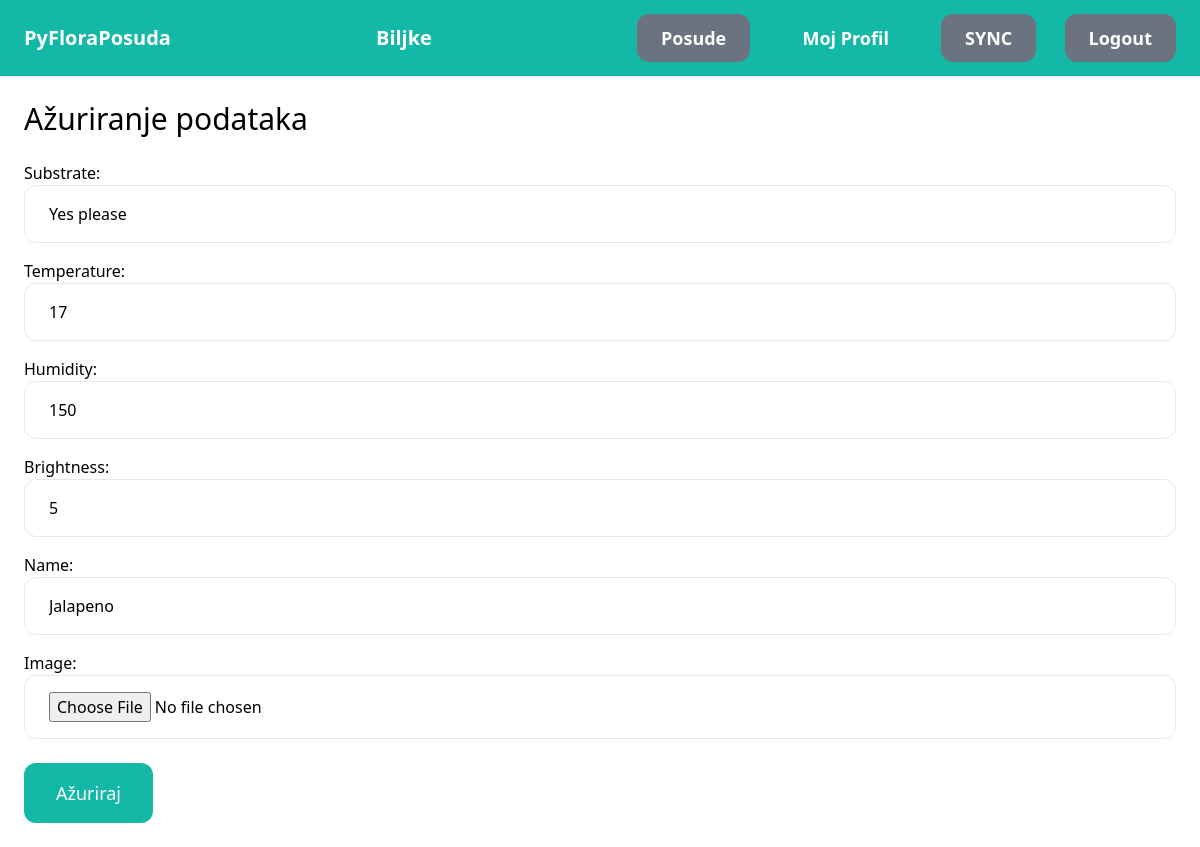
/biljke/6/promjena/ (signed in), run on an earlier commit of the app's database.
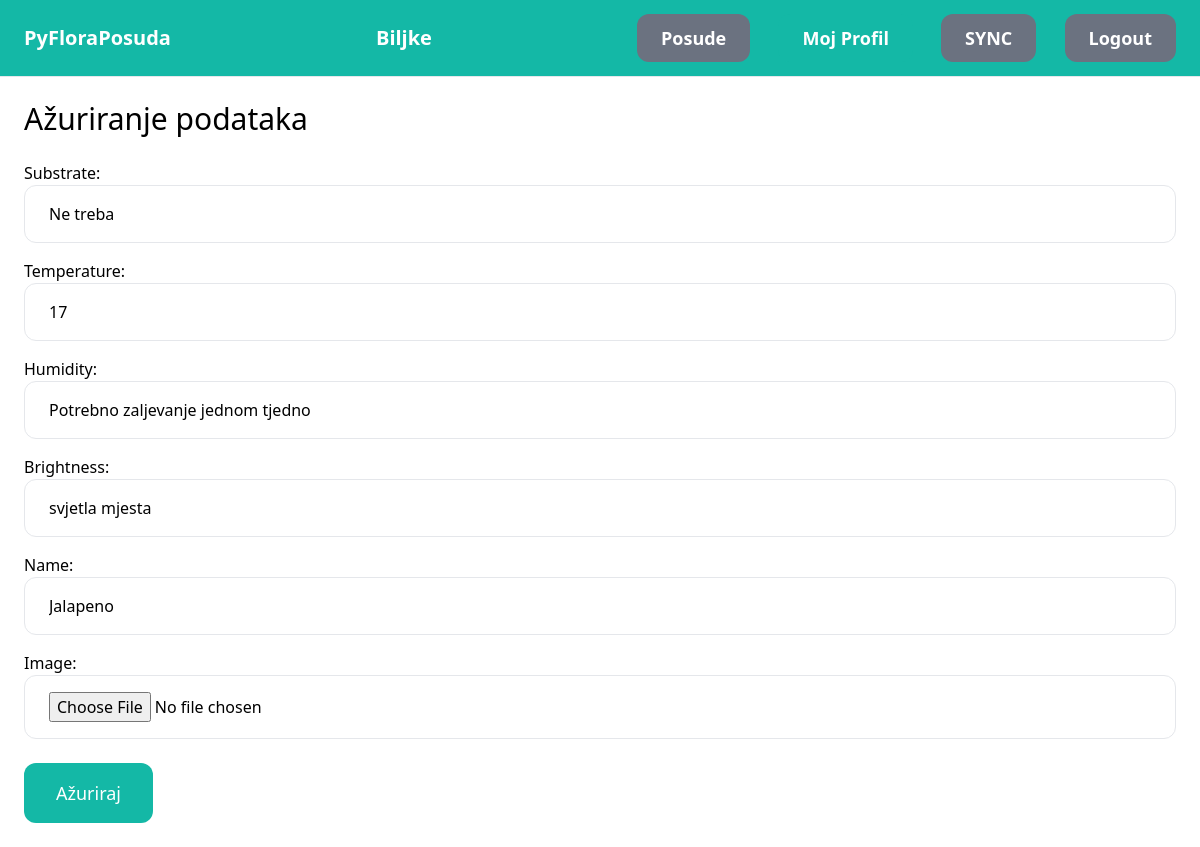
And on a later commit of the database.
### plant/models.py (models this page shows, shortened)
class Plant(models.Model):
    name = models.CharField(max_length=255)
    image = models.ImageField(upload_to='plant_images')
    humidity = models.CharField(max_length=255)
    brightness = models.CharField(max_length=255)
    temperature = models.CharField(max_length=255)
    substrate = models.CharField(max_length=255)

### plant/views.py (the view)
# urls.py: path('<int:pk>/promjena/', views.edit, name='edit'),
@login_required
def edit(request: HttpRequest, pk: int) -> HttpResponse:
    plant = get_object_or_404(Plant, pk=pk)
    if request.method == 'POST':
        form = EditPlantForm(request.POST, request.FILES, instance=plant)
        if form.is_valid():
            form.save()
            return redirect('plant:detail', pk=plant.id)
    else:
        form = EditPlantForm(instance=plant)
    return render(request, 'plants/form.html', {
        'form': form,
        'title': 'Ažuriranje podataka',
        'komanda': 'Ažuriraj',
    })

### plant/forms.py
class EditPlantForm(forms.ModelForm):
    class Meta:
        model = Plant
        fields = {'name', 'image', 'humidity', 'brightness', 'temperature', 'substrate'}
        widgets = {
            'name': forms.TextInput(attrs={
                'class': INPUT_CLASSES
            }),
            'image': forms.FileInput(attrs={
                'class': INPUT_CLASSES
            }),
            'humidity': forms.TextInput(attrs={
                'class': INPUT_CLASSES
            }),
            'brightness': forms.TextInput(attrs={
                'class': INPUT_CLASSES
            }),
            'temperature': forms.TextInput(attrs={
                'class': INPUT_CLASSES
            }),
            'substrate': forms.TextInput(attrs={
                'class': INPUT_CLASSES
            })
        }

### plant/templates/plants/form.html (shortened to what this page needs)
{% extends 'core/base.html' %}
{% block content %}
<h1 class="mb-6 text-3xl">{{ title }}</h1>
<form method="post" action="." enctype="multipart/form-data">
    <div class="space-y-4">
        {{ form.as_p }}
    </div>
    <button class="mt-6 py-4 px-8 text-lg bg-teal-500 hover:bg-teal-700 rounded-xl text-white">{{ komanda }}</button>
</form>
{% endblock %}

What changed in the data, as far as the page shows it:
changed Plant "Jalapeno": substrate "Yes please" → "Ne treba"; humidity "150" → "Potrebno zaljevanje jednom tjedno"; brightness "5" → "svjetla mjesta"
